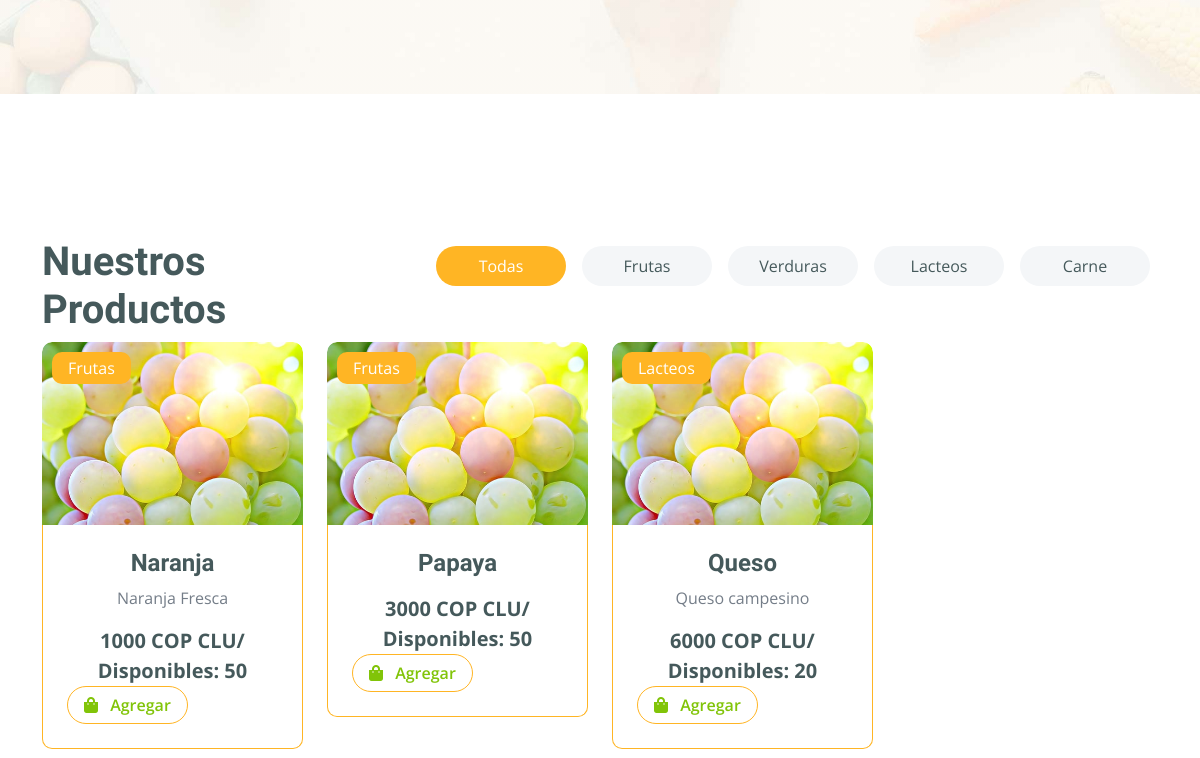
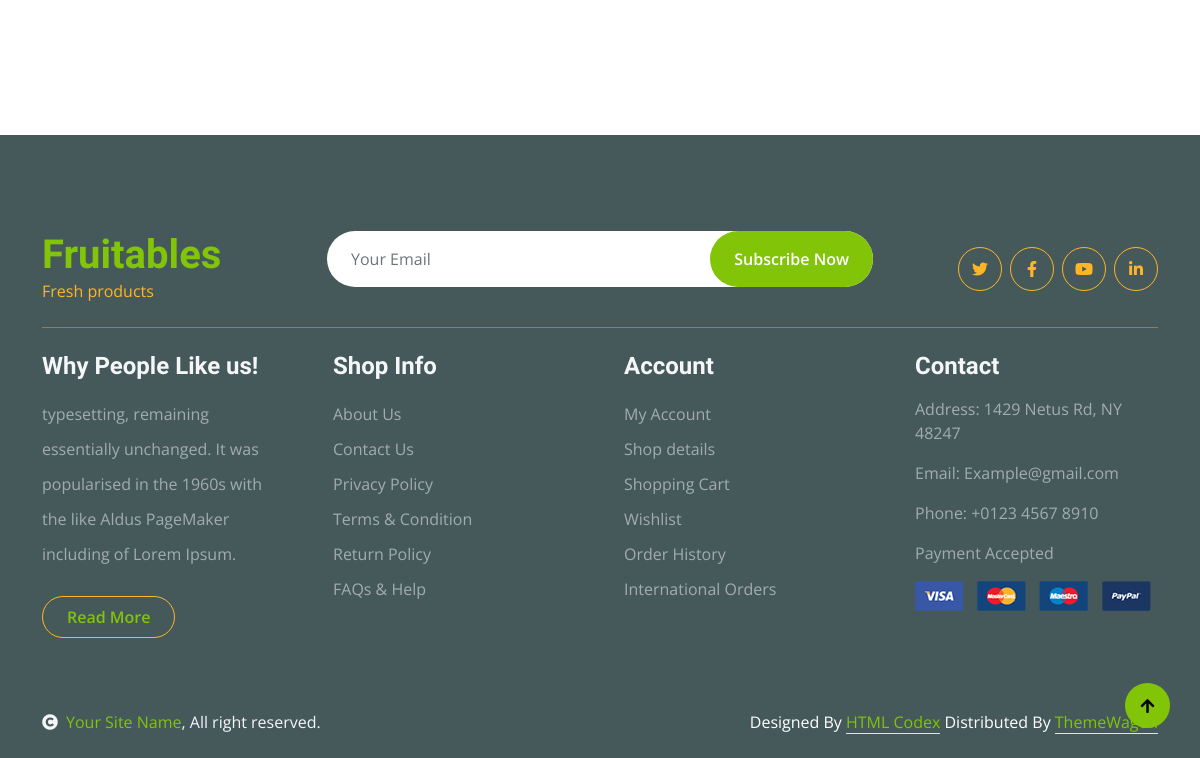
Before: / (lower part) with the older database file (2 pictures, top to bottom).
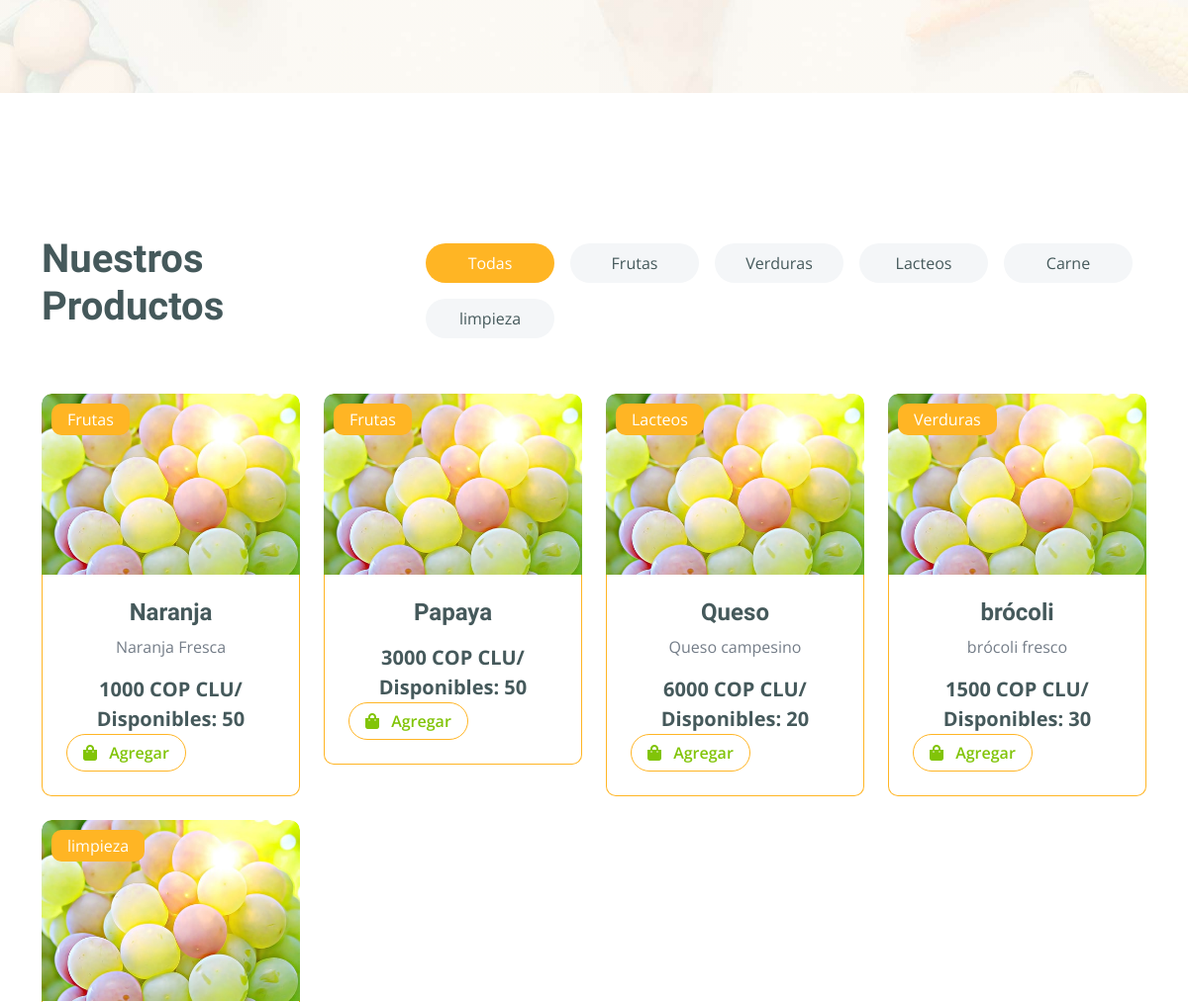
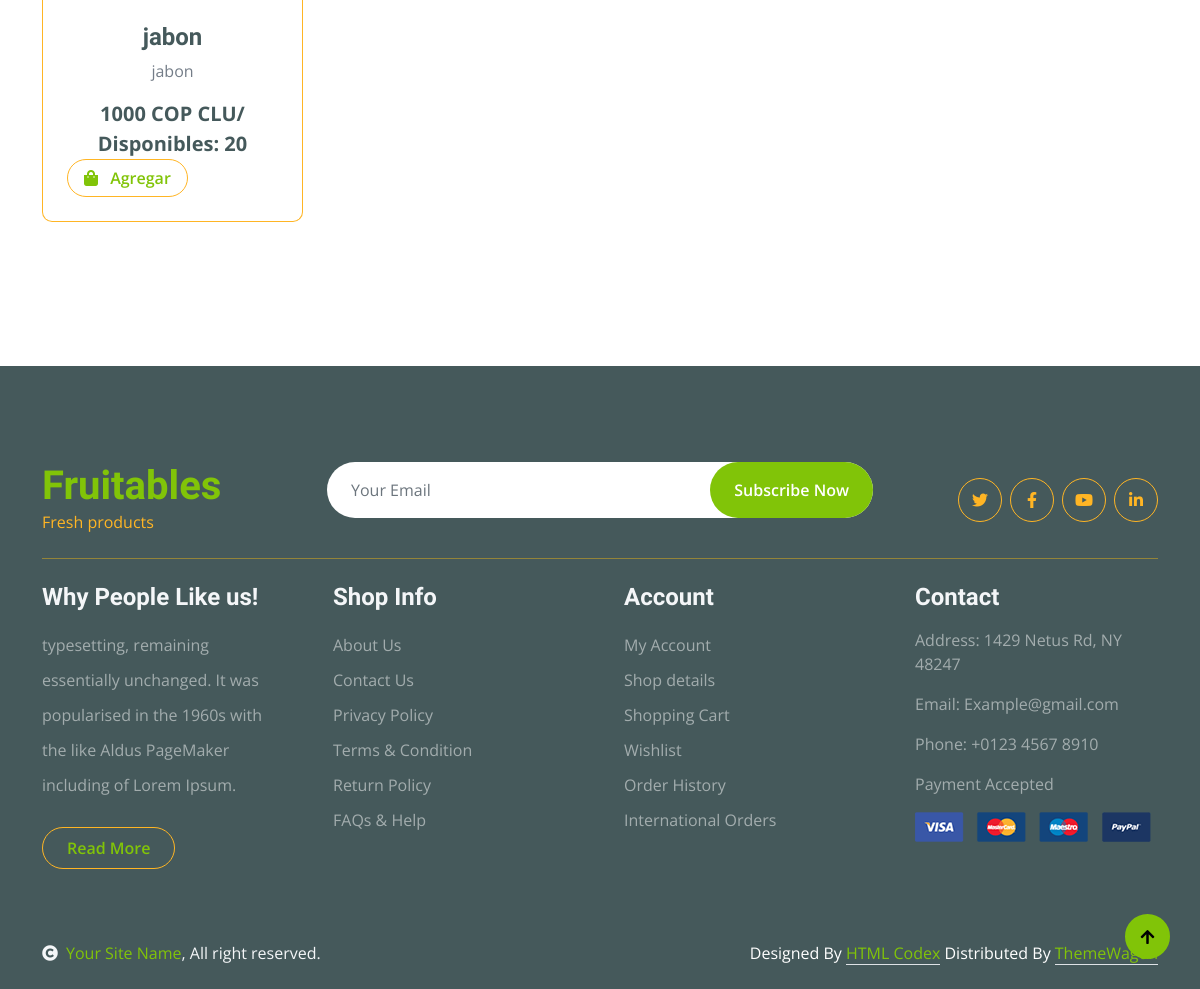
After: the same page with the newer database file (2 pictures, top to bottom).
### productos/models.py (models this page shows, shortened)
class CategoriaProducto(models.Model):
    nombre = models.CharField(max_length=150, verbose_name='Nombre')
    descripcion = models.CharField(max_length=250, verbose_name='Descripcion', blank=True, null=True)
    creado = models.DateTimeField(auto_now_add=True, verbose_name='Creado')
    actualizado = models.DateTimeField(auto_now=True, verbose_name='Actualizado')
    class Meta:
        verbose_name = 'Categoria Producto'
        verbose_name_plural = 'Categorias Productos'
    def __str__(self):
        return self.nombre

class Producto(models.Model):
    categoria = models.ForeignKey(CategoriaProducto, verbose_name="Categoria", blank=True, on_delete=models.CASCADE, null=True)
    nombre = models.CharField(max_length=250, verbose_name='Nombre')
    cantidad = models.CharField(max_length=150, verbose_name='Cantidad')
    precio = models.CharField(max_length=150, verbose_name='Costo')
    descripcion = models.TextField(verbose_name='Descripcion', blank=True, null=True)
    imagen = models.ImageField(default='null', verbose_name="Imagen", upload_to="productos", null=True, blank=True)
    publico = models.BooleanField(verbose_name="Publicado?")
    fLote = models.DateField(null=True, blank=True, verbose_name="Fecha de Lote")
    creado = models.DateTimeField(auto_now_add=True, verbose_name='Creado')
    actualizado = models.DateTimeField(auto_now=True, verbose_name='Actualizado')
    class Meta:
        verbose_name = 'Producto'
        verbose_name_plural = 'Productos'

### mainapp/views.py (the view)
# urls.py: path('', views.index, name='index'),
def index(request):
  categorias = CategoriaProducto.objects.all()
  productos = Producto.objects.filter(publico=True)
  return render(request, 'mainapp/index.html', {
    'titulo':'Home',
    'categorias':categorias,
    'productos':productos
  })

### mainapp/templates/mainapp/index.html (shortened to what this page needs)
{% extends "layouts/layout.html" %}
{% block content %}
{% load static %}
<div class="container-fluid py-5 mb-5 hero-header">
    <div class="container py-5">
    </div>
</div>
<div class="container-fluid fruite py-5">
    <div class="container py-5">
        <div class="tab-class text-center">
            <div class="row g-4">
                <div class="col-lg-4 text-start">
                    <h1>Nuestros Productos</h1>
                </div>
                <div class="col-lg-8 text-end">
                    <ul class="nav nav-pills d-inline-flex text-center mb-5">
                        <li class="nav-item">
                            <a class="d-flex m-2 py-2 bg-light rounded-pill active" data-bs-toggle="pill" href="#tab-0">
                                <span class="text-dark" style="width: 130px;">Todas</span>
                            </a>
                        </li>
                        {% for categoria in categorias %}
                        <li class="nav-item">
                            <a class="d-flex py-2 m-2 bg-light rounded-pill" data-bs-toggle="pill" href="#tab-{{categoria.pk}}">
                                <span class="text-dark" style="width: 130px;">{{categoria.nombre}}</span>
                            </a>
                        </li>
                        {% endfor %}
                    </ul>
                </div>
            </div>
            <div class="tab-content">
                <div id="tab-0" class="tab-pane fade show p-0 active">
                    <div class="row g-4">
                        <div class="col-lg-12">
                            <div class="row g-4">
                                {% for producto in productos %}
                                    <div class="col-md-6 col-lg-4 col-xl-3">
                                        <div class="rounded position-relative fruite-item">
                                            <div class="fruite-img">
                                                <img src="{% static 'img/fruite-item-5.jpg'%}" class="img-fluid w-100 rounded-top" alt="">
                                            </div>
                                            <div class="text-white bg-secondary px-3 py-1 rounded position-absolute" style="top: 10px; left: 10px;">{{producto.categoria}}</div>
                                            <div class="p-4 border border-secondary border-top-0 rounded-bottom">
                                                <h4>{{producto.nombre}}</h4>
                                                <p>{{producto.descripcion}}</p>
                                                <div class="d-flex justify-content-between flex-lg-wrap">
                                                    <p class="text-dark fs-5 fw-bold mb-0">{{producto.precio}} COP CLU/ Disponibles: {{producto.cantidad}}</p>
                                                    <a href="#" class="btn border border-secondary rounded-pill px-3 text-primary"><i class="fa fa-shopping-bag me-2 text-primary"></i> Agregar</a>
                                                </div>
                                            </div>
                                        </div>
                                    </div>
                                {% endfor %}
                            </div>
                        </div>
                    </div>
                </div>
            </div>
        </div>
    </div>
</div>
{% endblock content %}

Changed rows visible on the page:
added CategoriaProducto: nombre "limpieza"
added Producto: categoria "Verduras", nombre "brócoli", descripcion "brócoli fresco", precio "1500", cantidad "30"
added Producto: categoria "limpieza", nombre "jabon", descripcion "jabon", precio "1000", cantidad "20"
